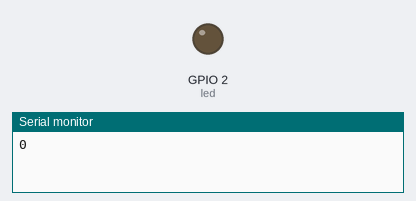
A sketch run on a simulated ESP8266 (NodeMCU). Parts: output pins drawn as LEDs (lit = HIGH), the last lines printed to the serial monitor. Dashed ring = blinking.

Above: at 1.0 s.
At 2.2 s:
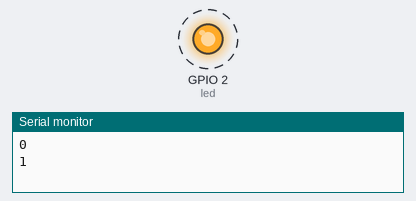
Timing chart, 0 to 3.0 s (numbered marks = the images above):
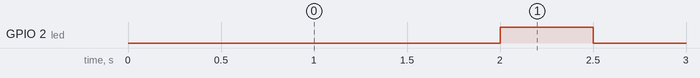

The sketch:

3.30_Ticker.ino
```cpp
#include <Ticker.h>

Ticker ticker1;
Ticker ticker2;

#define led 2

int i=0,o=0;//测试用

void setup() {
  Serial.begin(9600);
  pinMode(led,OUTPUT);
  // put your setup code here, to run once:
  ticker1.attach(1,print_test);
  ticker2.attach_ms(1000,handleled,3);
}

void loop() {
  // put your main code here, to run repeatedly:

}

void print_test()
{
  Serial.println(i++);
}

void handleled(int count)
{
  o++;
  if(o>=count)
    ticker2.detach();//关闭多任务处理，即定时器
  delay(500);
  digitalWrite(led,LOW);
  delay(500);
  digitalWrite(led,HIGH);
}
```

Measured:
- by itself, GPIO 2 (led): alternates HIGH for 0.50 s and LOW for 0.50 s, 5 changes in all, then stays HIGH
